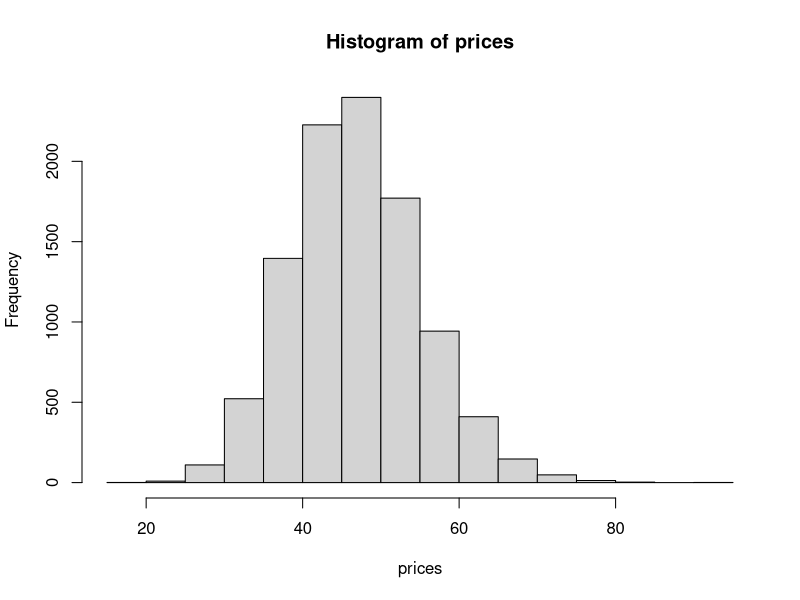

Write the R code that produced this figure.
getIPO = function(){
  price = rnorm(1,35,3)
  
  mkupYN = runif(1) > 0.8
  if(mkupYN == TRUE){
    price = price*rnorm(1,1.15,.035)
  }
  price = price*rnorm(1,1.30,.18)
  
  return(price)
}

prices = c()
for(i in 1:9999){
  prices[[i]] = getIPO()
}
prices = as.numeric(prices)
hist(prices)
